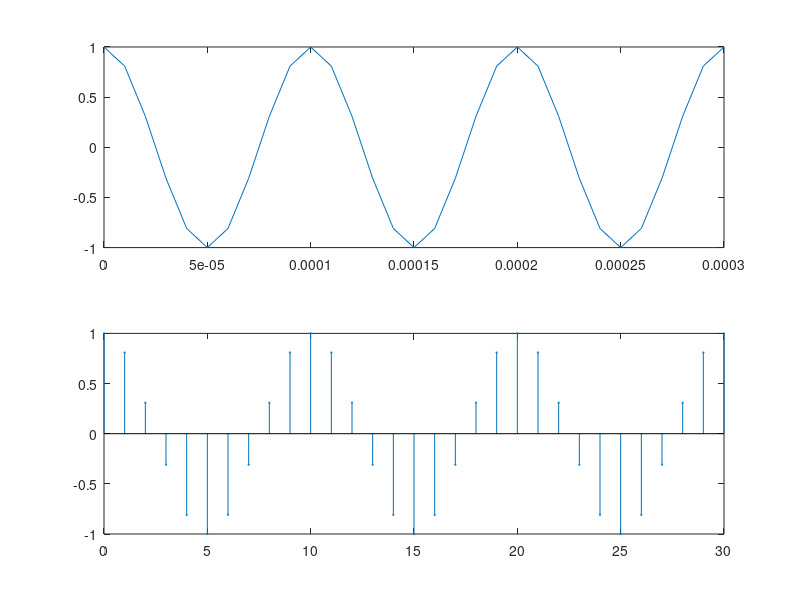

Write MATLAB code to recreate this figure. (Note: this script raises an error after producing the figure.)
clear all, close all, clc

Ts=1e-5;
t=0:Ts:3e-4;%3e-4 porque cogi 3 periodos
x=cos(2*pi*10000*t);
subplot(2,1,1)
plot(t,x)

n=0:1:length(t)-1;
subplot(2,1,2)
A=stem(n,x),set(A,'markersize',1);

[y,w]=midtft(x,n,512);
figure(2)%densidad espectral de potencia , discreta
subplot(2,1,1)
plot(w,(abs(y.^2)/pi))
subplot(2,1,2)
plot(w,angle(y))

f=w/(2*pi*Ts);
figure(3)%densidad espectral de potencia, continua
subplot(2,1,1)
plot(f,abs(y).^2*Ts.^2)
subplot(2,1,2)
plot(f,angle(y)),title('fase')
